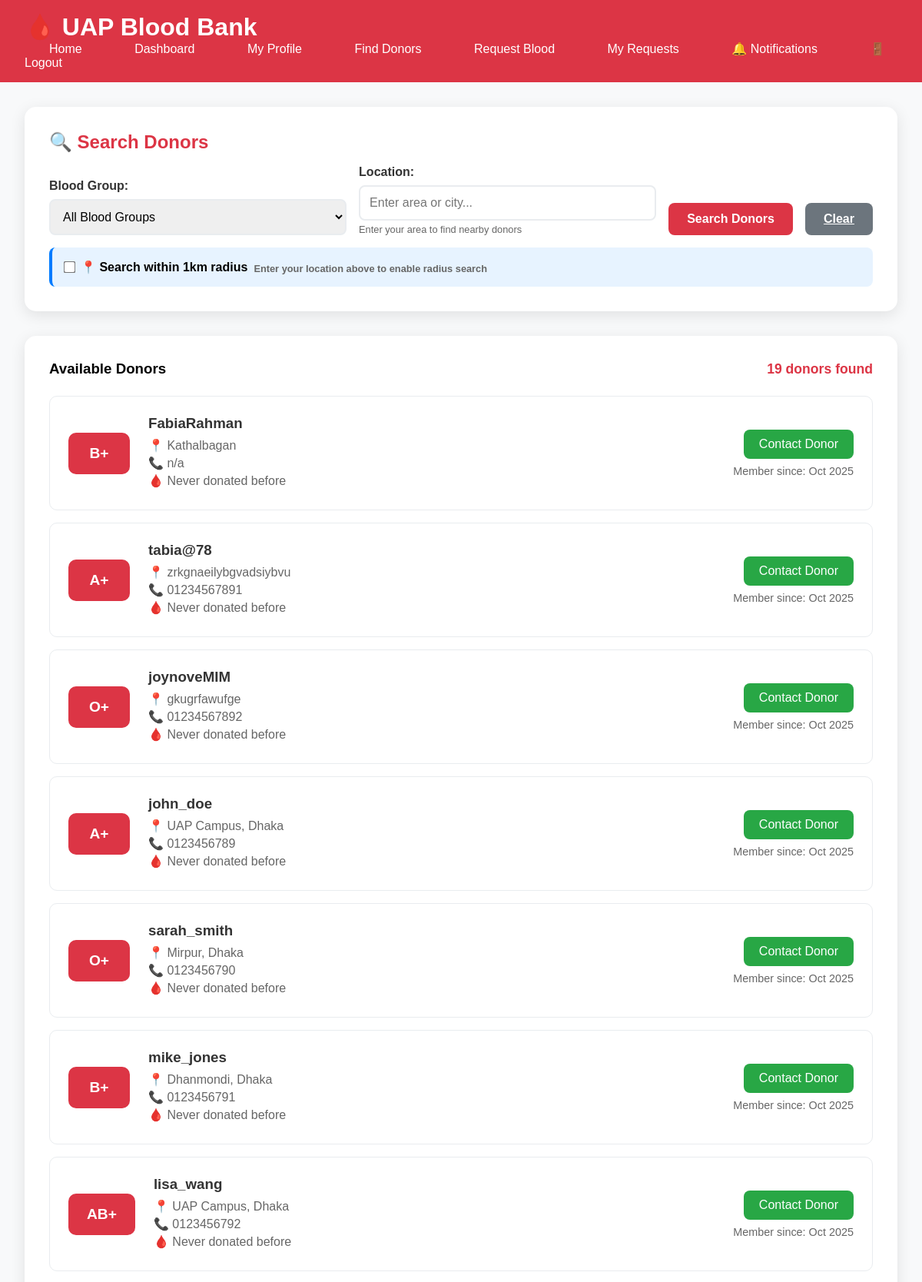
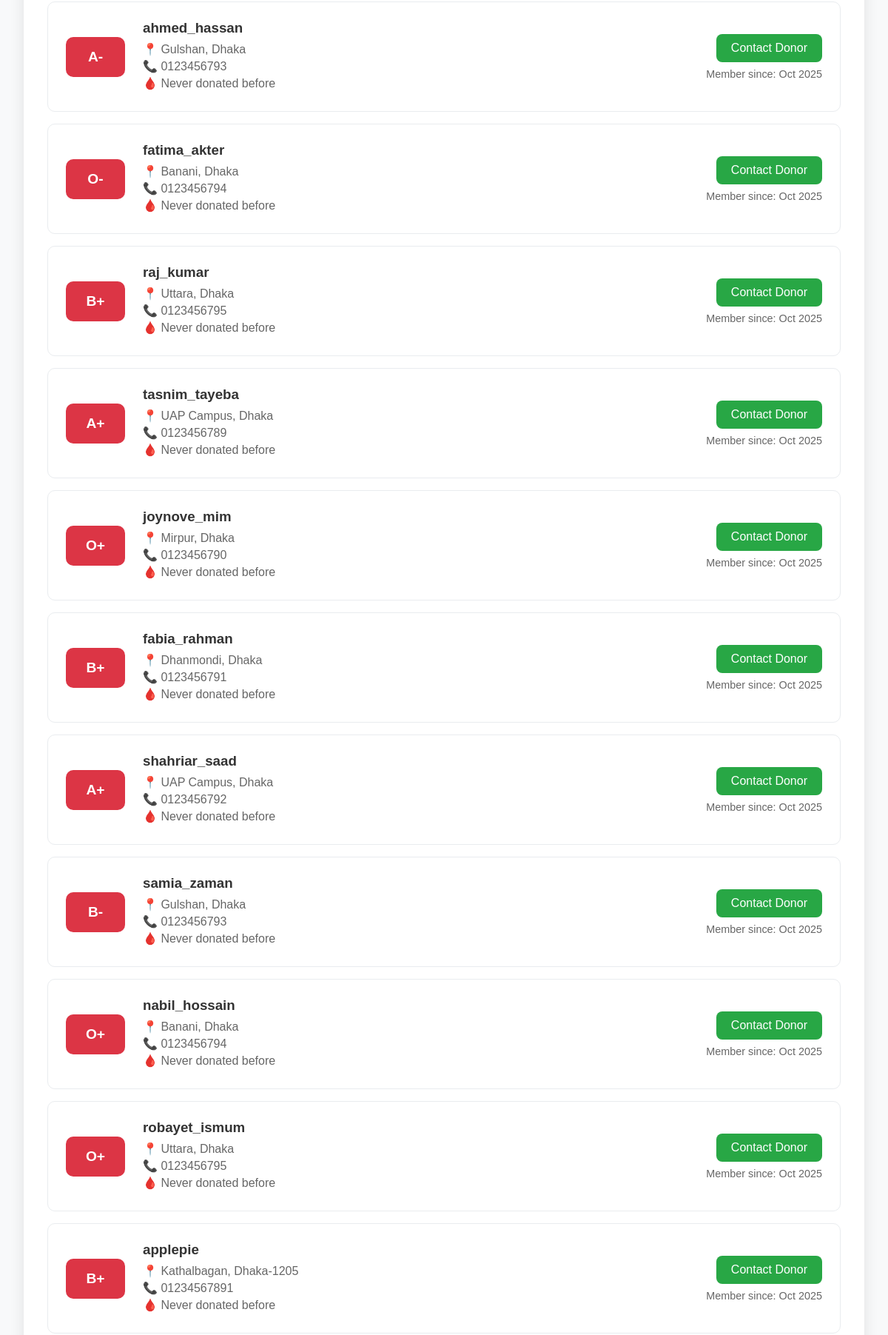
Screenshot of /donors/ (signed in, upper part) with the database file from the repository (2 pictures, top to bottom).
### UAP_Student_Blood_Information_System/bloodbank/models.py (models this page shows, shortened)
class UserProfile(models.Model):
    profile_picture = models.ImageField(
        upload_to='profile_pics/',
        null=True,
        blank=True,
        help_text='Upload your profile picture (JPG, PNG, JPEG)',
        validators=[FileExtensionValidator(allowed_extensions=['jpg', 'jpeg', 'png'])]
    )

### UAP_Student_Blood_Information_System/bloodbank/views.py (the view)
# urls.py: path('donors/', views.donor_list, name='donor_list'),
@login_required
def donor_list(request):
    blood_group = request.GET.get('blood_group', '')
    location = request.GET.get('location', '')
    use_radius = request.GET.get('use_radius', False)
    donors = UserProfile.objects.filter(
        is_donor=True,
        is_available=True
    ).exclude(user=request.user)
    if blood_group:
        donors = donors.filter(blood_group=blood_group)
    if location:
        donors = donors.filter(address__icontains=location)
    from .models import BLOOD_GROUPS  # Add this import
    blood_groups = BLOOD_GROUPS
    search_type = 'radius' if use_radius else 'text'
    if use_radius:
        for donor in donors:
            donor.distance = round(0.5 + (donor.id * 0.1), 2)  # Mock distance
    unread_count = get_unread_notification_count(request.user)
    return render(request, 'donor_list.html', {
        'donors': donors,
        'blood_groups': blood_groups,
        'selected_blood_group': blood_group,
        'selected_location': location,
        'search_type': search_type,
        'unread_count': unread_count,
    })

### UAP_Student_Blood_Information_System/bloodbank/context_processors.py (called while the page is built)
def notification_count(request):
    if request.user.is_authenticated:
        unread_count = Notification.objects.filter(user=request.user, is_read=False).count()
        return {'unread_count': unread_count}
    return {'unread_count': 0}

### UAP_Student_Blood_Information_System/bloodbank/views.py (called while the page is built, shortened)
def get_unread_notification_count(user):
    return Notification.objects.filter(user=user, is_read=False).count()

### UAP_Student_Blood_Information_System/templates/donor_list.html (shortened to what this page needs)
<!DOCTYPE html>
<html lang="en">
<head>
</head>
<body>
<div class="navbar">
    <h1>🩸 UAP Blood Bank</h1>
    <nav>
        <a href="{% url 'home' %}">Home</a>
        <a href="{% url 'dashboard' %}">Dashboard</a>
        <a href="{% url 'profile' %}">My Profile</a>
        <a href="{% url 'donor_list' %}">Find Donors</a>
        <a href="{% url 'request_blood' %}">Request Blood</a>
        <a href="{% url 'request_history' %}">My Requests</a>
        <a href="{% url 'notifications' %}">
            🔔 Notifications
        </a>
        <a href="{% url 'logout' %}">🚪 Logout</a>
    </nav>
</div>
<div class="container">
    <div class="search-card">
        <h2>🔍 Search Donors</h2>
        <form method="get" class="search-form">
            <div class="form-group">
                <label for="blood_group">Blood Group:</label>
                <select name="blood_group" id="blood_group">
                    <option value="">All Blood Groups</option>
                </select>
            </div>
            <div class="form-group">
                <label for="location">Location:</label>
                <input type="text"
                       name="location"
                       id="location"
                       placeholder="Enter area or city..."
                       value="{{ selected_location }}">
                <div class="help-text">Enter your area to find nearby donors</div>
            </div>
            <div style="display: flex; gap: 0.5rem;">
                <button type="submit" class="btn">Search Donors</button>
                <a href="{% url 'donor_list' %}" class="btn btn-clear">Clear</a>
            </div>
            <div class="radius-toggle">
                <input type="checkbox"
                       name="use_radius"
                       id="use_radius"
                       value="true"
                       {% if search_type == 'radius' %}checked{% endif %}>
                <label for="use_radius">
                    <strong>📍 Search within 1km radius</strong>
                </label>
                <div class="help-text">
                </div>
            </div>
        </form>
    </div>
    <div class="donors-list">
        <div class="donors-header">
            <h3>Available Donors</h3>
            <div class="donors-count">
                {{ donors.count }} donor{{ donors.count|pluralize }} found
            </div>
        </div>
        {% if donors %}
            {% for donor in donors %}
            <div class="donor-card">
                <div class="blood-group">
                    {{ donor.blood_group }}
                </div>
                <div class="donor-info">
                    <h3>{{ donor.user.username }}</h3>
                    <p>📍 {{ donor.address|truncatewords:10 }}</p>
                    <p>📞 {{ donor.phone }}</p>
                    {% if donor.last_donation_date %}
                    <p>🩸 Last donated: {{ donor.last_donation_date }}</p>
                    {% else %}
                    <p>🩸 Never donated before</p>
                    {% endif %}
                </div>
                <div class="donor-contact">
                    <a href="#" class="contact-btn">Contact Donor</a>
                    <p style="margin-top: 0.5rem; font-size: 0.9rem; color: #666;">
                        Member since: {{ donor.created_at|date:"M Y" }}
                    </p>
                </div>
            </div>
            {% endfor %}
        {% endif %}
    </div>
</div>
</body>
</html>

### UAP_Student_Blood_Information_System/templates/donor_list.html (style rules this page uses)
* { margin: 0; padding: 0; box-sizing: border-box; }
body { font-family: Arial, sans-serif; background: #f8f9fa; }
.navbar { background: #dc3545; color: white; padding: 1rem 2rem; }
.navbar h1 { display: inline-block; margin-right: 2rem; }
.navbar a { color: white; text-decoration: none; margin: 0 1rem; padding: 0.5rem 1rem; border-radius: 5px; }
.container { max-width: 1200px; margin: 2rem auto; padding: 0 2rem; }
.search-card { background: white; padding: 2rem; border-radius: 15px; box-shadow: 0 5px 20px rgba(0,0,0,0.1); margin-bottom: 2rem; }
.search-card h2 { color: #dc3545; margin-bottom: 1rem; }
.search-form { display: grid; grid-template-columns: 1fr 1fr auto; gap: 1rem; align-items: end; }
.form-group { margin-bottom: 0; }
.form-group label { display: block; margin-bottom: 0.5rem; font-weight: bold; color: #333; }
.form-group input, .form-group select { width: 100%; padding: 12px; border: 2px solid #e9ecef; border-radius: 8px; font-size: 1rem; }
.btn { background: #dc3545; color: white; padding: 12px 24px; border: none; border-radius: 8px; cursor: pointer; font-size: 1rem; font-weight: bold; height: fit-content; }
.btn-clear { background: #6c757d; margin-left: 0.5rem; }
.radius-toggle { grid-column: 1 / -1; display: flex; align-items: center; gap: 0.5rem; padding: 1rem; background: #e7f3ff; border-radius: 8px; border-left: 4px solid #007bff; }
.radius-toggle input[type="checkbox"] { width: auto; transform: scale(1.2); }
.radius-toggle label { margin-bottom: 0; font-weight: normal; }
.help-text { color: #666; font-size: 0.8rem; margin-top: 0.25rem; }
.donors-list { background: white; padding: 2rem; border-radius: 15px; box-shadow: 0 5px 20px rgba(0,0,0,0.1); }
.donors-header { display: flex; justify-content: space-between; align-items: center; margin-bottom: 1.5rem; }
.donors-count { color: #dc3545; font-weight: bold; font-size: 1.1rem; }
.donor-card { padding: 1.5rem; border: 1px solid #e9ecef; border-radius: 10px; margin-bottom: 1rem; display: grid; grid-template-columns: auto 1fr auto; gap: 1.5rem; align-items: center; position: relative; }
.blood-group { background: #dc3545; color: white; padding: 1rem 1.5rem; border-radius: 10px; font-weight: bold; font-size: 1.2rem; text-align: center; min-width: 80px; }
.donor-info h3 { color: #333; margin-bottom: 0.5rem; }
.donor-info p { color: #666; margin-bottom: 0.25rem; }
.donor-contact { text-align: right; }
.contact-btn { background: #28a745; color: white; padding: 10px 20px; border: none; border-radius: 8px; cursor: pointer; text-decoration: none; display: inline-block; }

### rows the page displays
UserProfile: blood_group "B+", user.username "FabiaRahman", address "Kathalbagan", phone "n/a", shows "🩸 Never donated before", created_at "Oct 2025"
UserProfile: blood_group "A+", user.username "tabia@78", address "zrkgnaeilybgvadsiybvu", phone "01234567891", shows "🩸 Never donated before", created_at "Oct 2025"
UserProfile: blood_group "O+", user.username "joynoveMIM", address "gkugrfawufge", phone "01234567892", shows "🩸 Never donated before", created_at "Oct 2025"
UserProfile: blood_group "A+", user.username "john_doe", address "UAP Campus, Dhaka", phone "0123456789", shows "🩸 Never donated before", created_at "Oct 2025"
UserProfile: blood_group "O+", user.username "sarah_smith", address "Mirpur, Dhaka", phone "0123456790", shows "🩸 Never donated before", created_at "Oct 2025"
UserProfile: blood_group "B+", user.username "mike_jones", address "Dhanmondi, Dhaka", phone "0123456791", shows "🩸 Never donated before", created_at "Oct 2025"
UserProfile: blood_group "AB+", user.username "lisa_wang", address "UAP Campus, Dhaka", phone "0123456792", shows "🩸 Never donated before", created_at "Oct 2025"
UserProfile: blood_group "A-", user.username "ahmed_hassan", address "Gulshan, Dhaka", phone "0123456793", shows "🩸 Never donated before", created_at "Oct 2025"
UserProfile: blood_group "O-", user.username "fatima_akter", address "Banani, Dhaka", phone "0123456794", shows "🩸 Never donated before", created_at "Oct 2025"
UserProfile: blood_group "B+", user.username "raj_kumar", address "Uttara, Dhaka", phone "0123456795", shows "🩸 Never donated before", created_at "Oct 2025"
UserProfile: blood_group "A+", user.username "tasnim_tayeba", address "UAP Campus, Dhaka", phone "0123456789", shows "🩸 Never donated before", created_at "Oct 2025"
UserProfile: blood_group "O+", user.username "joynove_mim", address "Mirpur, Dhaka", phone "0123456790", shows "🩸 Never donated before", created_at "Oct 2025"
UserProfile: blood_group "B+", user.username "fabia_rahman", address "Dhanmondi, Dhaka", phone "0123456791", shows "🩸 Never donated before", created_at "Oct 2025"
UserProfile: blood_group "A+", user.username "shahriar_saad", address "UAP Campus, Dhaka", phone "0123456792", shows "🩸 Never donated before", created_at "Oct 2025"
UserProfile: blood_group "B-", user.username "samia_zaman", address "Gulshan, Dhaka", phone "0123456793", shows "🩸 Never donated before", created_at "Oct 2025"
UserProfile: blood_group "O+", user.username "nabil_hossain", address "Banani, Dhaka", phone "0123456794", shows "🩸 Never donated before", created_at "Oct 2025"
UserProfile: blood_group "O+", user.username "robayet_ismum", address "Uttara, Dhaka", phone "0123456795", shows "🩸 Never donated before", created_at "Oct 2025"
UserProfile: blood_group "B+", user.username "applepie", address "Kathalbagan, Dhaka-1205", phone "01234567891", shows "🩸 Never donated before", created_at "Oct 2025"

### other values shown
{{ donors.count }} "19"
